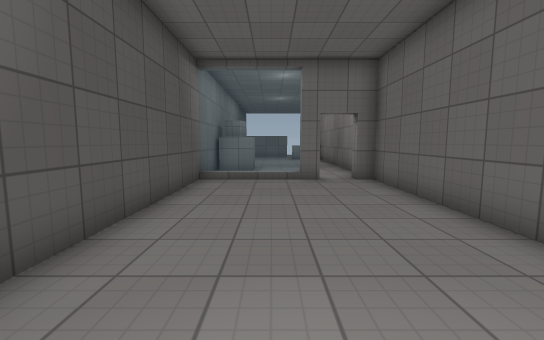
View 1 (above)

12 first-person views from a walk through a level from a Godot 3-D game. The camera is 1.3 m above the floor, tilts 6° down and sees 90° across. The floor is counted in squares, 1 m on a side. Each view is taken from the middle of a square. On the plan, view 1 faces up. The plan holds only what a view shows up to about 13 squares ahead; the rest is blank. Characters and animated objects are left out. Surface patterns are stand-ins for the level's own textures.

View 2
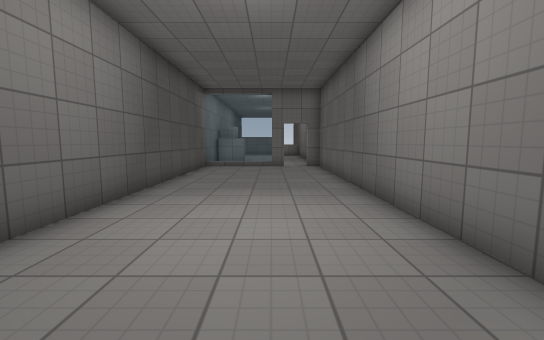

View 3
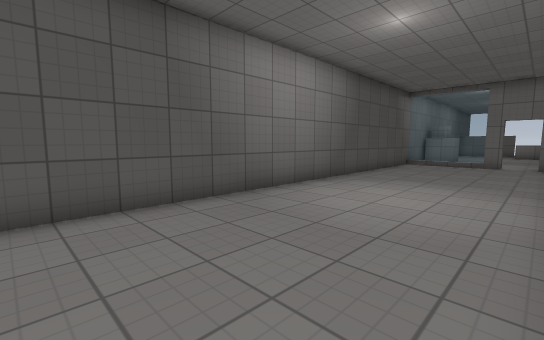

View 4
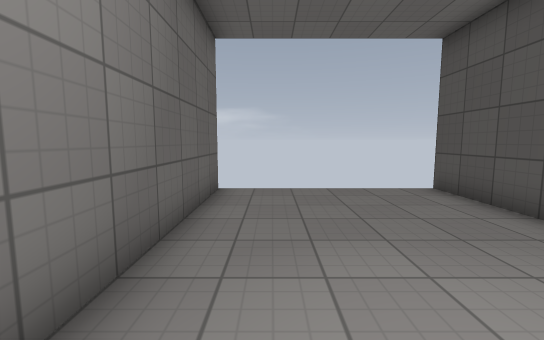

View 5
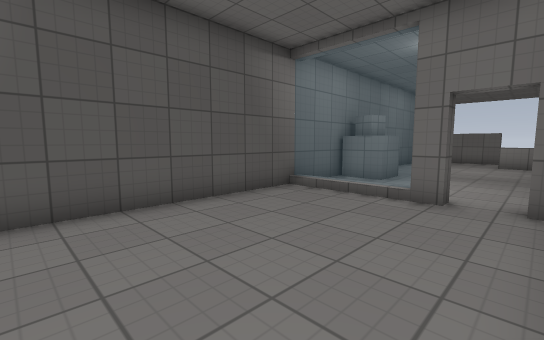

View 6
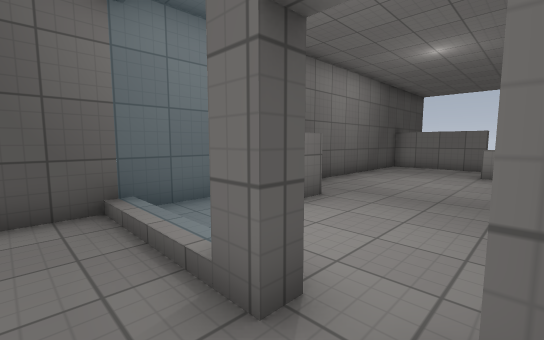

View 7
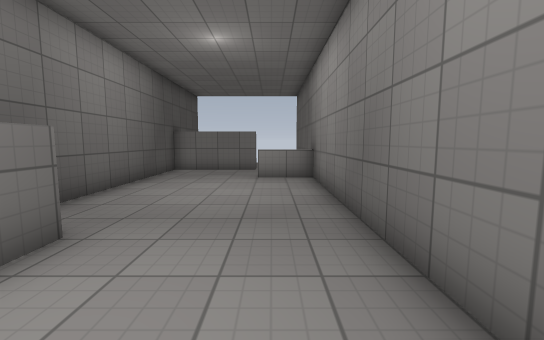

View 8
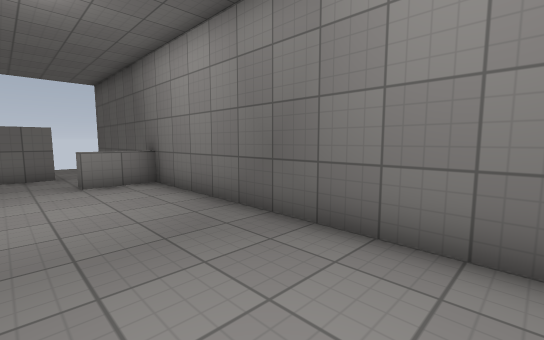

View 9
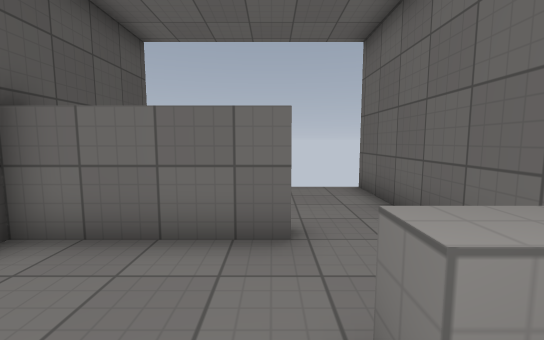

View 10
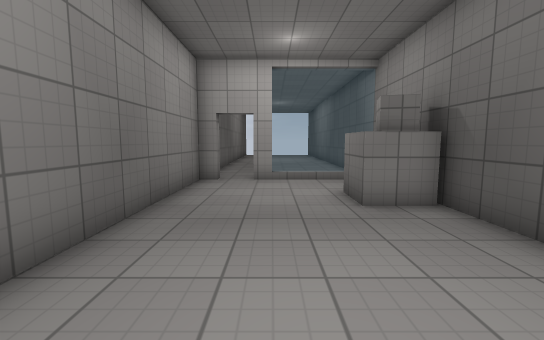

View 11
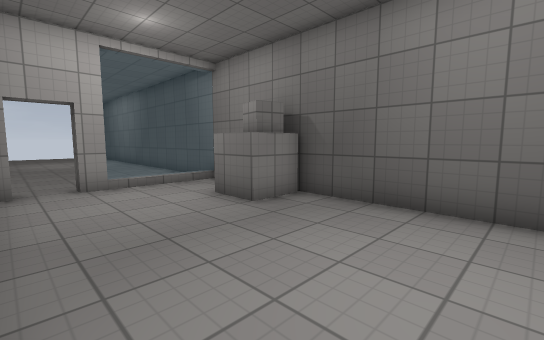

View 12
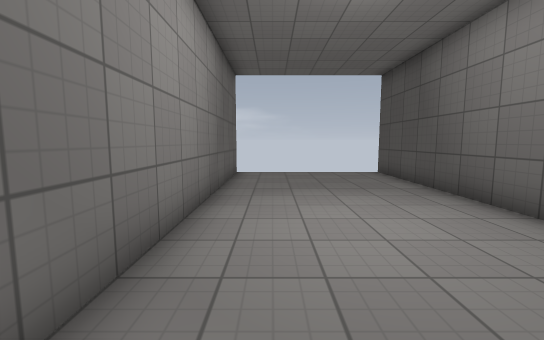

### Floor plan
Ten units are one square. View 1 is at (0, 0); x grows to the right and y downward. Boxes are objects, and circles mark ways between rooms. Rooms are numbered by the first view taken in them; rooms with no view inside come last. Other rooms are left out.
<svg viewBox="-30 -240 71 320">
<path fill="none" stroke="#000" d="M-25 -90 -25 75M16 -98 16 -93 10 -93M35 75 35 -93 29 -93 29 -98M-20 -134 -13 -132 -15 -125 -22 -127M-24 -136 -8 -136 -8 -121 -24 -121M13 -230 13 -225 -25 -225 -25 -90M29 -98 35 -98 35 -235M10 -93 10 -98 16 -98M36 -197 15 -197 15 -202"/>
<circle cx="20" cy="-100" r="3" fill="#2a7"/>
<text x="10" y="-10">1</text>
<text x="10" y="-170">2</text>
</svg>
Room 1 opens to room 2.

Where each view was taken, in squares from view 1:
view 1: 0 up, 0 right, facing up
view 2: 5 down, 1 right, facing up
view 3: 7 down, 3 right, facing up-left
view 4: 0 up, 2 right, facing down
view 5: 3 up, 3 right, facing up-left
view 6: 8 up, 3 right, facing up-left
view 7: 10 up, 2 right, facing up
view 8: 11 up, 0 right, facing up-right
view 9: 19 up, 1 right, facing up
view 10: 19 up, 1 right, facing down
view 11: 18 up, 3 right, facing down-left
view 12: 4 up, 2 right, facing down
